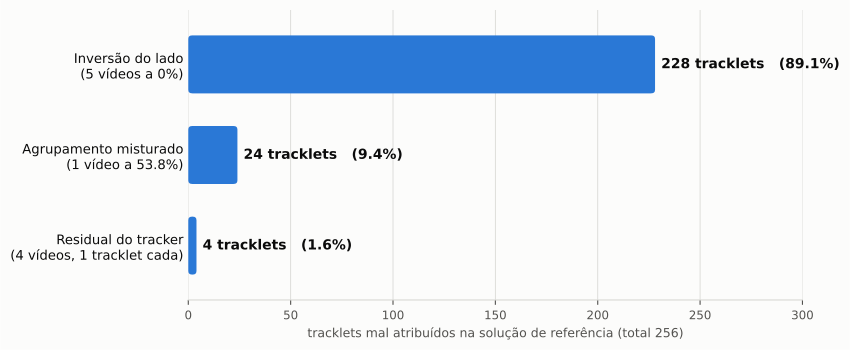

Reproduce this figure in Python.
"""Figura: de onde vêm os 256 erros da baseline (39 vídeos de teste)."""
import matplotlib; matplotlib.use("Agg")
import matplotlib.pyplot as plt
from matplotlib.patches import FancyBboxPatch

AZUL = "#2a78d6"; INK, INK2, GRID = "#0b0b0b", "#52514e", "#d8d8d4"
cats = ["Inversão do lado\n(5 vídeos a 0%)", "Agrupamento misturado\n(1 vídeo a 53.8%)", "Residual do tracker\n(4 vídeos, 1 tracklet cada)"]
vals = [228, 24, 4]; tot = sum(vals)

fig, ax = plt.subplots(figsize=(8.5, 3.6), dpi=200)
fig.patch.set_facecolor("#fcfcfb"); ax.set_facecolor("#fcfcfb")
y = [2, 1, 0]
for yi, v in zip(y, vals):
    ax.add_patch(FancyBboxPatch((0, yi-0.32), v, 0.64, boxstyle="round,pad=0,rounding_size=2",
                                fc=AZUL, ec="none", mutation_aspect=0.02))
    ax.text(v + 3, yi, f"{v} tracklets   ({v/tot*100:.1f}%)", va="center", ha="left",
            fontsize=10, color=INK, fontweight="bold")
ax.set_yticks(y); ax.set_yticklabels(cats, fontsize=9.5, color=INK)
ax.set_xlim(0, 300); ax.set_ylim(-0.6, 2.6)
ax.set_xlabel("tracklets mal atribuídos na solução de referência (total 256)", fontsize=9, color=INK2)
ax.tick_params(axis="x", colors=INK2, labelsize=8.5); ax.tick_params(axis="y", length=0)
ax.grid(axis="x", color=GRID, lw=0.6); ax.set_axisbelow(True)
for s in ("top", "right", "left"): ax.spines[s].set_visible(False)
ax.spines["bottom"].set_color(GRID)
fig.tight_layout()
fig.savefig("sn-gamestate/docs/figuras_tese/fig_erros_baseline.png", bbox_inches="tight")
fig.savefig("sn-gamestate/docs/figuras_tese/fig_erros_baseline.pdf", bbox_inches="tight")
print("ok")
